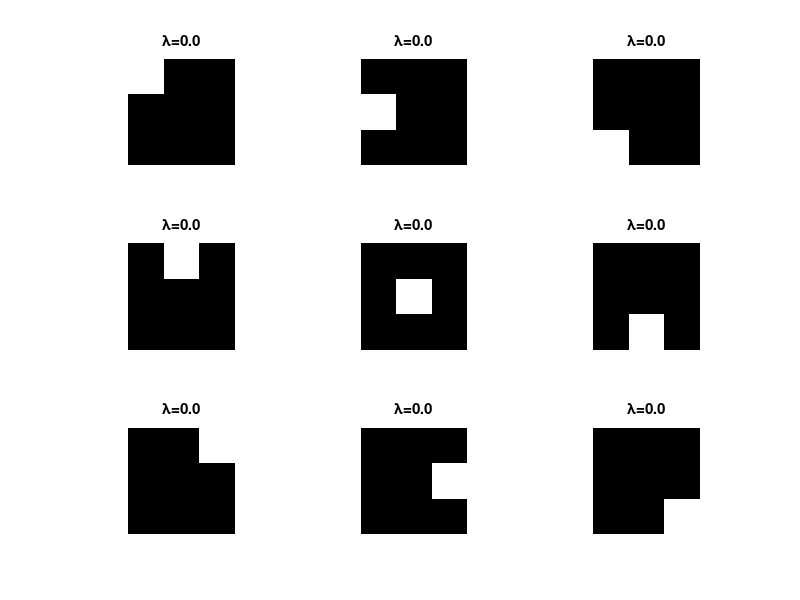
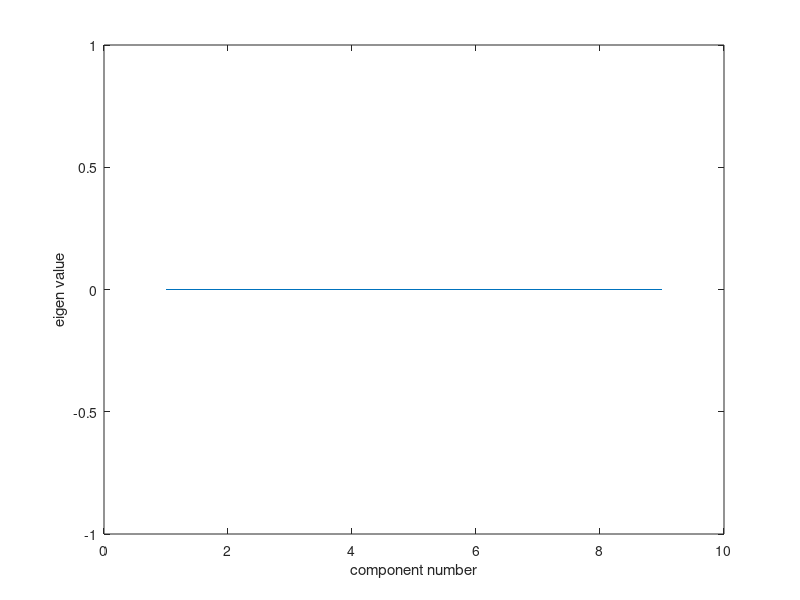

Recreate these plots in MATLAB, in order.
% download BSDS500 from: http://www.eecs.berkeley.edu/Research/Projects/CS/vision/grouping/resources.html#bsds500
dataset = 'C:\Users\Arie\Downloads\BSR_bsds500\BSR\BSDS500\data\images\train';
N_patches = 10^5;
patch_sz = 3;
rng(0); % always repeat same patches

% collect patches
filelist = dir([dataset, '\*.jpg']);
fl = vertcat({filelist.name});
num_images = length(fl);
samp_per_img = N_patches/num_images;
Patches = zeros(N_patches, patch_sz^2);
Patch_src = cell(num_images,1);

% sample patches from images
patch_idx = 1;
for img_idx = 1:num_images
    fprintf('sampling patches from image %d/%d\n', img_idx, num_images);
    filename = fullfile(dataset, fl{img_idx});
    I = rgb2gray(imread(filename));
    
    % randomization limits
    H = size(I,1);
    W = size(I,2);
    y_max = H-patch_sz+1;
    x_max = W-patch_sz+1;
    
    % randomize top-left coordinate
    x0 = ceil(x_max*rand(samp_per_img,1));
    y0 = ceil(y_max*rand(samp_per_img,1));
    
    % store patch
    im_patches = arrayfun(@(x,y) imcrop(I, [x y patch_sz-1 patch_sz-1]), x0, y0, 'UniformOutput', false);
    im_patches = cellfun(@(patch) patch(:)', im_patches, 'UniformOutput', false);
    Patches(patch_idx:patch_idx+samp_per_img-1, :) = vertcat(im_patches{:});
    
    % store patch position
    Patch_src{img_idx}.filename = fl{img_idx};
    Patch_src{img_idx}.rects = [x0 y0 repmat([patch_sz patch_sz], [samp_per_img 1])];
    
    patch_idx = patch_idx+samp_per_img;
end

% PCA patches
patch_cov = cov(Patches);
[eig_vecs, lambdas] = pcacov(patch_cov);

% visualize eigen-patches
eig_vecs_cell = num2cell(eig_vecs, 1);
eig_patches = cellfun(@(eig_vec) reshape(eig_vec, [patch_sz patch_sz]), eig_vecs_cell, 'UniformOutput', false);

% display all eigen-patches
figure(1);
for eig_idx = 1:length(eig_patches)
    subplot(patch_sz,patch_sz,eig_idx);
    imshow(eig_patches{eig_idx}, []);
    
    title_txt = sprintf('\\lambda=%.1f', lambdas(eig_idx));
    title(title_txt);
end

% display power spectrum
figure(2);
plot(1:length(eig_patches), lambdas);
xlabel('component number');
ylabel('eigen value');

% save results & settings
mat_filename = sprintf('eigenpatches_%dx%d.mat', patch_sz, patch_sz);
save(mat_filename, 'patch_sz', 'eig_patches', 'lambdas', 'N_patches', 'fl', 'Patch_src');
